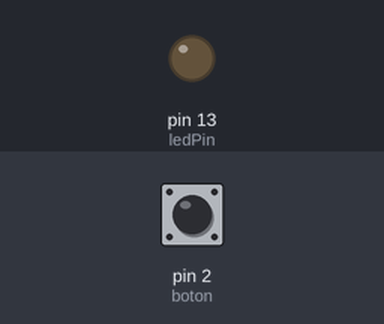
This sketch was run on a simulated Arduino Uno, built with avr-gcc and run on an emulated ATmega328P. Shown: output pins drawn as LEDs (lit = HIGH). Dashed ring = blinking. Inputs (shaded band) come from the test bench; at power-on: pin 2 (boton) LOW.

Above: at 1.2 s.
1.3 s: pin 2 (boton) pulled HIGH for 3.2 s
At 1.7 s:
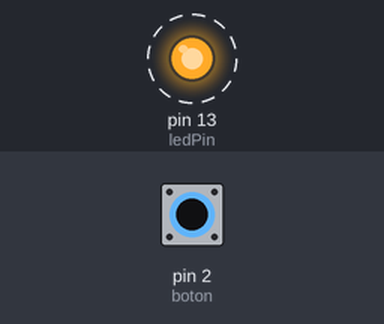
Timing chart, 0 to 6.3 s (numbered marks = the images above; inputs shaded):
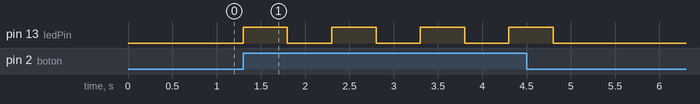

The sketch:

Version_001.ino
```cpp
int boton = 2;
int ledPin =  13;

void setup() {
  pinMode(ledPin, OUTPUT);
  pinMode(boton, INPUT);
}

void loop() {
  if (digitalRead(boton) == HIGH) {
    digitalWrite(ledPin, HIGH);
    delay(500);
    digitalWrite(ledPin, LOW);
    delay(500);
  }

  else {
    digitalWrite(ledPin, LOW);
  }
}
```

Measured:
- after the input at 1.3 s, pin 13 (ledPin): alternates HIGH for 0.50 s and LOW for 0.50 s, 8 changes in all, then stays LOW, starting at once
